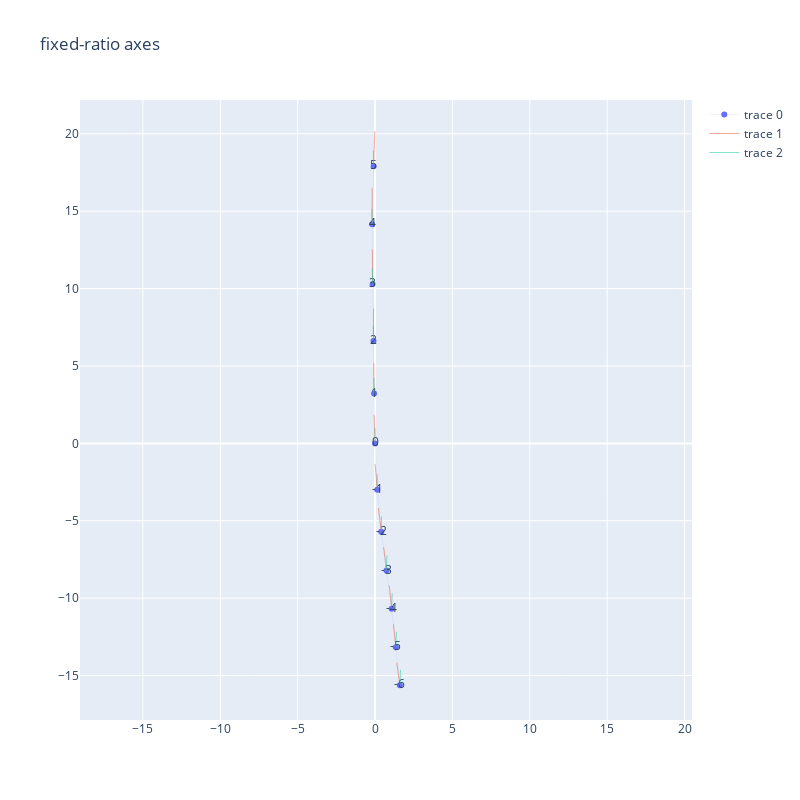

This figure's notebook cell:
### Code cell
fig = go.Figure()
fig.add_trace(
    go.Scatter(
        x=pos_x,
        y=pos_y,
        text=[i-6 for i in range(12)],
        line=dict(
            width=0.1),
        mode="lines+markers+text",

    )
)

fig.add_trace(
    go.Scatter(
        x=plt_velo_x,
        y=plt_velo_y,
        line=dict(
            width=0.5),
        mode="lines",

    )
)

fig.add_trace(
    go.Scatter(
        x=plt_fwd_x,
        y=plt_fwd_y,
        line=dict(
            width=0.5),
        mode="lines",

    )
)

fig.update_layout(
    width = 800,
    height = 800,
    title = "fixed-ratio axes"
)
fig.update_yaxes(
    scaleanchor = "x",
    scaleratio = 1,
  )

### Figure 1 — Plotly figure (JSON) as saved in the notebook; plotly's stock layout.template omitted (floating-point values rounded to 4 significant figures)
{"data": [{"line": {"width": 0.1}, "mode": "lines+markers+text", "text": ["-6", "-5", "-4", "-3", "-2", "-1", "0", "1", "2", "3", "4", "5"], "type": "scatter", "x": [1.605, 1.343, 1.073, 0.7416, 0.4028, 0.1408, 0, -0.06398, -0.1001, -0.1584, -0.1887, -0.09041], "y": [-15.63, -13.17, -10.68, -8.215, -5.717, -3.002, 0, 3.218, 6.621, 10.3, 14.15, 17.9]}, {"line": {"width": 0.5}, "mode": "lines", "type": "scatter", "x": [1.605, 1.402, null, 1.343, 1.189, null, 1.073, 0.9204, null, 0.7416, 0.5583, null, 0.4028, 0.2205, null, 0.1408, 0.005678, null, 0, -0.06225, null, -0.06398, -0.07911, null, -0.1001, -0.09921, null, -0.1584, -0.1712, null, -0.1887, -0.1856, null, -0.09041, -0.01316, null], "y": [-15.63, -14.17, null, -13.17, -11.69, null, -10.68, -9.17, null, -8.215, -6.706, null, -5.717, -4.177, null, -3.002, -1.331, null, 0, 1.844, null, 3.218, 5.194, null, 6.621, 8.706, null, 10.3, 12.54, null, 14.15, 16.51, null, 17.9, 20.18, null]}, {"line": {"width": 0.5}, "mode": "lines", "type": "scatter", "x": [1.605, 1.647, null, 1.343, 1.382, null, 1.073, 1.108, null, 0.7416, 0.7687, null, 0.4028, 0.4199, null, 0.1408, 0.1487, null, 0, 5.96e-08, null, -0.06398, -0.07105, null, -0.1001, -0.1122, null, -0.1584, -0.1741, null, -0.1887, -0.2061, null, -0.09041, -0.1033, null], "y": [-15.63, -14.63, null, -13.17, -12.17, null, -10.68, -9.682, null, -8.215, -7.216, null, -5.717, -4.717, null, -3.002, -2.002, null, 0, 1, null, 3.218, 4.218, null, 6.621, 7.62, null, 10.3, 11.29, null, 14.15, 15.15, null, 17.9, 18.9, null]}], "layout": {"height": 800, "title": {"text": "fixed-ratio axes"}, "width": 800, "xaxis": {"autorange": true, "domain": [0, 1], "range": [-18.93, 20.35], "type": "linear"}, "yaxis": {"autorange": true, "domain": [0, 1], "range": [-17.87, 22.18], "scaleanchor": "x", "scaleratio": 1, "type": "linear"}}}
